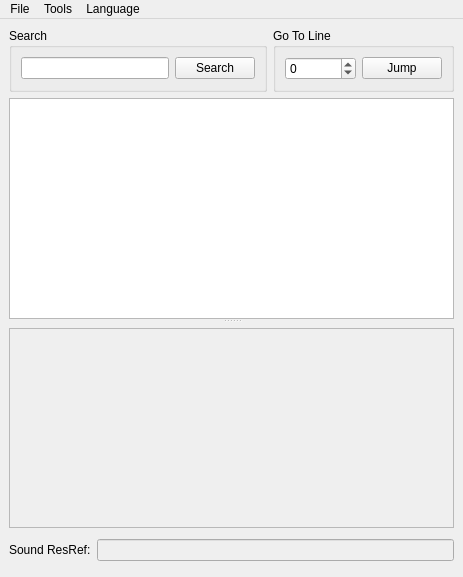
<?xml version="1.0" encoding="UTF-8"?>
<ui version="4.0">
 <class>MainWindow</class>
 <widget class="QMainWindow" name="MainWindow">
  <property name="geometry">
   <rect>
    <x>0</x>
    <y>0</y>
    <width>463</width>
    <height>577</height>
   </rect>
  </property>
  <property name="windowTitle">
   <string>MainWindow</string>
  </property>
  <widget class="QWidget" name="centralwidget">
   <layout class="QGridLayout" name="gridLayout">
    <item row="0" column="0">
     <widget class="QSplitter" name="splitter">
      <property name="orientation">
       <enum>Qt::Vertical</enum>
      </property>
      <widget class="QWidget" name="layoutWidget">
       <layout class="QVBoxLayout" name="verticalLayout">
        <item>
         <layout class="QHBoxLayout" name="horizontalLayout_3" stretch="5,3">
          <item>
           <widget class="QGroupBox" name="searchBox">
            <property name="title">
             <string>Search</string>
            </property>
            <layout class="QHBoxLayout" name="horizontalLayout_2">
             <item>
              <widget class="QLineEdit" name="searchEdit" />
             </item>
             <item>
              <widget class="QPushButton" name="searchButton">
               <property name="text">
                <string>Search</string>
               </property>
              </widget>
             </item>
            </layout>
           </widget>
          </item>
          <item>
           <widget class="QGroupBox" name="jumpBox">
            <property name="title">
             <string>Go To Line</string>
            </property>
            <layout class="QHBoxLayout" name="horizontalLayout_4">
             <item>
              <widget class="QSpinBox" name="jumpSpinbox">
               <property name="minimum">
                <number>-2147483648</number>
               </property>
               <property name="maximum">
                <number>2147483647</number>
               </property>
              </widget>
             </item>
             <item>
              <widget class="QPushButton" name="jumpButton">
               <property name="text">
                <string>Jump</string>
               </property>
              </widget>
             </item>
            </layout>
           </widget>
          </item>
         </layout>
        </item>
        <item>
         <widget class="RobustTableView" name="talkTable">
          <property name="editTriggers">
           <set>QAbstractItemView::NoEditTriggers</set>
          </property>
          <property name="selectionMode">
           <enum>QAbstractItemView::SingleSelection</enum>
          </property>
          <property name="selectionBehavior">
           <enum>QAbstractItemView::SelectRows</enum>
          </property>
          <attribute name="horizontalHeaderVisible">
           <bool>false</bool>
          </attribute>
          <attribute name="horizontalHeaderHighlightSections">
           <bool>false</bool>
          </attribute>
          <attribute name="horizontalHeaderStretchLastSection">
           <bool>true</bool>
          </attribute>
         </widget>
        </item>
       </layout>
      </widget>
      <widget class="QWidget" name="layoutWidget1">
       <layout class="QVBoxLayout" name="verticalLayout_2">
        <item>
         <widget class="QPlainTextEdit" name="textEdit">
          <property name="enabled">
           <bool>false</bool>
          </property>
          <property name="maximumSize">
           <size>
            <width>16777215</width>
            <height>200</height>
           </size>
          </property>
         </widget>
        </item>
        <item>
         <layout class="QHBoxLayout" name="horizontalLayout">
          <item>
           <widget class="QLabel" name="label">
            <property name="text">
             <string>Sound ResRef:</string>
            </property>
           </widget>
          </item>
          <item>
           <widget class="QLineEdit" name="soundEdit">
            <property name="enabled">
             <bool>false</bool>
            </property>
            <property name="maxLength">
             <number>16</number>
            </property>
           </widget>
          </item>
         </layout>
        </item>
       </layout>
      </widget>
     </widget>
    </item>
   </layout>
  </widget>
  <widget class="QMenuBar" name="menubar">
   <property name="geometry">
    <rect>
     <x>0</x>
     <y>0</y>
     <width>463</width>
     <height>21</height>
    </rect>
   </property>
   <widget class="QMenu" name="menuView">
    <property name="title">
     <string>Tools</string>
    </property>
    <addaction name="actionGoTo" />
    <addaction name="actionFind" />
    <addaction name="actionInsert" />
   </widget>
   <widget class="QMenu" name="menuFile">
    <property name="title">
     <string>File</string>
    </property>
    <addaction name="actionNew" />
    <addaction name="actionOpen" />
    <addaction name="actionSave" />
    <addaction name="actionSaveAs" />
    <addaction name="separator" />
    <addaction name="actionRevert" />
    <addaction name="separator" />
    <addaction name="actionClose" />
   </widget>
   <widget class="QMenu" name="menuLanguage">
    <property name="title">
     <string>Language</string>
    </property>
    <addaction name="actionAuto_detect_slower" />
   </widget>
   <addaction name="menuFile" />
   <addaction name="menuView" />
   <addaction name="menuLanguage" />
  </widget>
  <action name="actionGoTo">
   <property name="text">
    <string>Go to</string>
   </property>
  </action>
  <action name="actionFind">
   <property name="text">
    <string>Find</string>
   </property>
  </action>
  <action name="actionNew">
   <property name="text">
    <string>New</string>
   </property>
  </action>
  <action name="actionOpen">
   <property name="text">
    <string>Open</string>
   </property>
  </action>
  <action name="actionSave">
   <property name="text">
    <string>Save</string>
   </property>
  </action>
  <action name="actionSaveAs">
   <property name="text">
    <string>Save As</string>
   </property>
  </action>
  <action name="actionRevert">
   <property name="text">
    <string>Revert</string>
   </property>
  </action>
  <action name="actionClose">
   <property name="text">
    <string>Exit</string>
   </property>
  </action>
  <action name="actionInsert">
   <property name="text">
    <string>Insert</string>
   </property>
  </action>
  <action name="actionAuto_detect_slower">
   <property name="text">
    <string>Auto-detect (slower)</string>
   </property>
  </action>
 </widget>
 <customwidgets>
  <customwidget>
   <class>RobustTableView</class>
   <extends>QTableView</extends>
   <header location="global">utility.gui.qt.widgets.itemviews.tableview</header>
  </customwidget>
 </customwidgets>
 <resources />
 <connections />
</ui>
